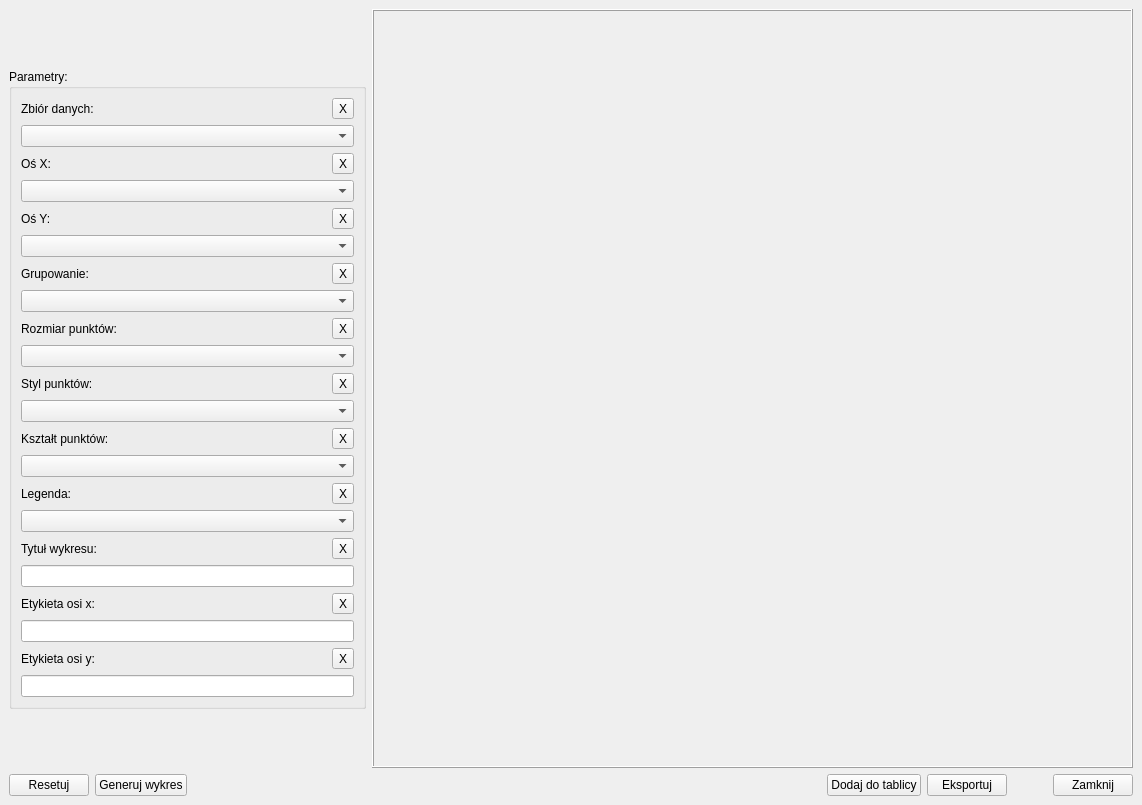
<?xml version="1.0" encoding="UTF-8"?>
<ui version="4.0">
 <class>MainWindow_Box_Plot</class>
 <widget class="QMainWindow" name="MainWindow_Box_Plot">
  <property name="windowModality">
   <enum>Qt::ApplicationModal</enum>
  </property>
  <property name="geometry">
   <rect>
    <x>0</x>
    <y>0</y>
    <width>1142</width>
    <height>805</height>
   </rect>
  </property>
  <property name="windowTitle">
   <string>Wykres pudełkowy</string>
  </property>
  <widget class="QWidget" name="centralwidget">
   <layout class="QVBoxLayout" name="verticalLayout_12">
    <item>
     <layout class="QHBoxLayout" name="horizontalLayout_2">
      <item>
       <layout class="QHBoxLayout" name="horizontalLayout">
        <item>
         <layout class="QVBoxLayout" name="verticalLayout_2">
          <item>
           <spacer name="verticalSpacer_2">
            <property name="orientation">
             <enum>Qt::Vertical</enum>
            </property>
            <property name="sizeHint" stdset="0">
             <size>
              <width>20</width>
              <height>40</height>
             </size>
            </property>
           </spacer>
          </item>
          <item>
           <widget class="QGroupBox" name="groupBox">
            <property name="sizePolicy">
             <sizepolicy hsizetype="Fixed" vsizetype="Fixed">
              <horstretch>0</horstretch>
              <verstretch>0</verstretch>
             </sizepolicy>
            </property>
            <property name="title">
             <string>Parametry:</string>
            </property>
            <layout class="QVBoxLayout" name="verticalLayout_13">
             <item>
              <layout class="QVBoxLayout" name="verticalLayout_3">
               <item>
                <layout class="QHBoxLayout" name="horizontalLayout_3">
                 <item>
                  <widget class="QLabel" name="label">
                   <property name="text">
                    <string>Zbiór danych:</string>
                   </property>
                  </widget>
                 </item>
                 <item>
                  <spacer name="horizontalSpacer">
                   <property name="orientation">
                    <enum>Qt::Horizontal</enum>
                   </property>
                   <property name="sizeHint" stdset="0">
                    <size>
                     <width>40</width>
                     <height>20</height>
                    </size>
                   </property>
                  </spacer>
                 </item>
                 <item>
                  <widget class="QToolButton" name="toolButton_Data">
                   <property name="text">
                    <string>X</string>
                   </property>
                  </widget>
                 </item>
                </layout>
               </item>
               <item>
                <widget class="QComboBox" name="comboBox_Data">
                 <property name="minimumSize">
                  <size>
                   <width>250</width>
                   <height>0</height>
                  </size>
                 </property>
                 <property name="placeholderText">
                  <string>Wybierz zbiór danych...</string>
                 </property>
                </widget>
               </item>
              </layout>
             </item>
             <item>
              <layout class="QVBoxLayout" name="verticalLayout">
               <item>
                <layout class="QHBoxLayout" name="horizontalLayout_4">
                 <item>
                  <widget class="QLabel" name="label_2">
                   <property name="text">
                    <string>Oś X:</string>
                   </property>
                  </widget>
                 </item>
                 <item>
                  <spacer name="horizontalSpacer_4">
                   <property name="orientation">
                    <enum>Qt::Horizontal</enum>
                   </property>
                   <property name="sizeHint" stdset="0">
                    <size>
                     <width>40</width>
                     <height>20</height>
                    </size>
                   </property>
                  </spacer>
                 </item>
                 <item>
                  <widget class="QToolButton" name="toolButton_X">
                   <property name="text">
                    <string>X</string>
                   </property>
                  </widget>
                 </item>
                </layout>
               </item>
               <item>
                <widget class="QComboBox" name="comboBox_X">
                 <property name="minimumSize">
                  <size>
                   <width>250</width>
                   <height>0</height>
                  </size>
                 </property>
                 <property name="placeholderText">
                  <string>Wybierz dane na osi x...</string>
                 </property>
                </widget>
               </item>
              </layout>
             </item>
             <item>
              <layout class="QVBoxLayout" name="verticalLayout_5">
               <item>
                <layout class="QHBoxLayout" name="horizontalLayout_5">
                 <item>
                  <widget class="QLabel" name="label_3">
                   <property name="text">
                    <string>Oś Y:</string>
                   </property>
                  </widget>
                 </item>
                 <item>
                  <spacer name="horizontalSpacer_5">
                   <property name="orientation">
                    <enum>Qt::Horizontal</enum>
                   </property>
                   <property name="sizeHint" stdset="0">
                    <size>
                     <width>40</width>
                     <height>20</height>
                    </size>
                   </property>
                  </spacer>
                 </item>
                 <item>
                  <widget class="QToolButton" name="toolButton_Y">
                   <property name="text">
                    <string>X</string>
                   </property>
                  </widget>
                 </item>
                </layout>
               </item>
               <item>
                <widget class="QComboBox" name="comboBox_Y">
                 <property name="minimumSize">
                  <size>
                   <width>250</width>
                   <height>0</height>
                  </size>
                 </property>
                 <property name="placeholderText">
                  <string>Wybierz dane na osi y...</string>
                 </property>
                </widget>
               </item>
              </layout>
             </item>
             <item>
              <layout class="QVBoxLayout" name="verticalLayout_6">
               <item>
                <layout class="QHBoxLayout" name="horizontalLayout_6">
                 <item>
                  <widget class="QLabel" name="label_4">
                   <property name="text">
                    <string>Grupowanie:</string>
                   </property>
                  </widget>
                 </item>
                 <item>
                  <spacer name="horizontalSpacer_6">
                   <property name="orientation">
                    <enum>Qt::Horizontal</enum>
                   </property>
                   <property name="sizeHint" stdset="0">
                    <size>
                     <width>40</width>
                     <height>20</height>
                    </size>
                   </property>
                  </spacer>
                 </item>
                 <item>
                  <widget class="QToolButton" name="toolButton_Hue">
                   <property name="text">
                    <string>X</string>
                   </property>
                  </widget>
                 </item>
                </layout>
               </item>
               <item>
                <widget class="QComboBox" name="comboBox_Hue">
                 <property name="minimumSize">
                  <size>
                   <width>250</width>
                   <height>0</height>
                  </size>
                 </property>
                 <property name="placeholderText">
                  <string>Wybierz dane według, których grupować...</string>
                 </property>
                </widget>
               </item>
              </layout>
             </item>
             <item>
              <layout class="QVBoxLayout" name="verticalLayout_7">
               <item>
                <layout class="QHBoxLayout" name="horizontalLayout_7">
                 <item>
                  <widget class="QLabel" name="label_5">
                   <property name="text">
                    <string>Rozmiar punktów:</string>
                   </property>
                  </widget>
                 </item>
                 <item>
                  <spacer name="horizontalSpacer_7">
                   <property name="orientation">
                    <enum>Qt::Horizontal</enum>
                   </property>
                   <property name="sizeHint" stdset="0">
                    <size>
                     <width>40</width>
                     <height>20</height>
                    </size>
                   </property>
                  </spacer>
                 </item>
                 <item>
                  <widget class="QToolButton" name="toolButton_Size">
                   <property name="text">
                    <string>X</string>
                   </property>
                  </widget>
                 </item>
                </layout>
               </item>
               <item>
                <widget class="QComboBox" name="comboBox_Size">
                 <property name="minimumSize">
                  <size>
                   <width>250</width>
                   <height>0</height>
                  </size>
                 </property>
                 <property name="placeholderText">
                  <string>Wybierz dane według, których ustalić rozmiar punktów...</string>
                 </property>
                </widget>
               </item>
              </layout>
             </item>
             <item>
              <layout class="QVBoxLayout" name="verticalLayout_15">
               <item>
                <layout class="QHBoxLayout" name="horizontalLayout_8">
                 <item>
                  <widget class="QLabel" name="label_6">
                   <property name="text">
                    <string>Styl punktów:</string>
                   </property>
                  </widget>
                 </item>
                 <item>
                  <spacer name="horizontalSpacer_8">
                   <property name="orientation">
                    <enum>Qt::Horizontal</enum>
                   </property>
                   <property name="sizeHint" stdset="0">
                    <size>
                     <width>40</width>
                     <height>20</height>
                    </size>
                   </property>
                  </spacer>
                 </item>
                 <item>
                  <widget class="QToolButton" name="toolButton_Style">
                   <property name="text">
                    <string>X</string>
                   </property>
                  </widget>
                 </item>
                </layout>
               </item>
               <item>
                <widget class="QComboBox" name="comboBox_Style">
                 <property name="minimumSize">
                  <size>
                   <width>250</width>
                   <height>0</height>
                  </size>
                 </property>
                 <property name="currentIndex">
                  <number>-1</number>
                 </property>
                 <property name="placeholderText">
                  <string>Wybierz styl punktów...</string>
                 </property>
                 <item>
                  <property name="text">
                   <string>deep</string>
                  </property>
                 </item>
                 <item>
                  <property name="text">
                   <string>muted</string>
                  </property>
                 </item>
                 <item>
                  <property name="text">
                   <string>bright</string>
                  </property>
                 </item>
                 <item>
                  <property name="text">
                   <string>pastel</string>
                  </property>
                 </item>
                 <item>
                  <property name="text">
                   <string>dark</string>
                  </property>
                 </item>
                 <item>
                  <property name="text">
                   <string>colorblind</string>
                  </property>
                 </item>
                 <item>
                  <property name="text">
                   <string>Reds</string>
                  </property>
                 </item>
                 <item>
                  <property name="text">
                   <string>Blues</string>
                  </property>
                 </item>
                 <item>
                  <property name="text">
                   <string>Greens</string>
                  </property>
                 </item>
                 <item>
                  <property name="text">
                   <string>Oranges</string>
                  </property>
                 </item>
                 <item>
                  <property name="text">
                   <string>Purples</string>
                  </property>
                 </item>
                 <item>
                  <property name="text">
                   <string>Greys</string>
                  </property>
                 </item>
                 <item>
                  <property name="text">
                   <string>Set1</string>
                  </property>
                 </item>
                 <item>
                  <property name="text">
                   <string>Set2</string>
                  </property>
                 </item>
                 <item>
                  <property name="text">
                   <string>Set3</string>
                  </property>
                 </item>
                </widget>
               </item>
               <item>
                <layout class="QVBoxLayout" name="verticalLayout_8">
                 <item>
                  <layout class="QHBoxLayout" name="horizontalLayout_9">
                   <item>
                    <widget class="QLabel" name="label_7">
                     <property name="text">
                      <string>Kształt punktów:</string>
                     </property>
                    </widget>
                   </item>
                   <item>
                    <spacer name="horizontalSpacer_9">
                     <property name="orientation">
                      <enum>Qt::Horizontal</enum>
                     </property>
                     <property name="sizeHint" stdset="0">
                      <size>
                       <width>40</width>
                       <height>20</height>
                      </size>
                     </property>
                    </spacer>
                   </item>
                   <item>
                    <widget class="QToolButton" name="toolButton_Markers">
                     <property name="text">
                      <string>X</string>
                     </property>
                    </widget>
                   </item>
                  </layout>
                 </item>
                 <item>
                  <widget class="QComboBox" name="comboBox_Markers">
                   <property name="minimumSize">
                    <size>
                     <width>250</width>
                     <height>0</height>
                    </size>
                   </property>
                   <property name="currentIndex">
                    <number>-1</number>
                   </property>
                   <property name="placeholderText">
                    <string>Wybierz kształt punktów...</string>
                   </property>
                   <item>
                    <property name="text">
                     <string>.</string>
                    </property>
                   </item>
                   <item>
                    <property name="text">
                     <string>,</string>
                    </property>
                   </item>
                   <item>
                    <property name="text">
                     <string>o</string>
                    </property>
                   </item>
                   <item>
                    <property name="text">
                     <string>v</string>
                    </property>
                   </item>
                   <item>
                    <property name="text">
                     <string>^</string>
                    </property>
                   </item>
                   <item>
                    <property name="text">
                     <string>&gt;</string>
                    </property>
                   </item>
                   <item>
                    <property name="text">
                     <string>&lt;</string>
                    </property>
                   </item>
                   <item>
                    <property name="text">
                     <string>+</string>
                    </property>
                   </item>
                   <item>
                    <property name="text">
                     <string>x</string>
                    </property>
                   </item>
                   <item>
                    <property name="text">
                     <string>s</string>
                    </property>
                   </item>
                   <item>
                    <property name="text">
                     <string>D</string>
                    </property>
                   </item>
                   <item>
                    <property name="text">
                     <string>-</string>
                    </property>
                   </item>
                   <item>
                    <property name="text">
                     <string>--</string>
                    </property>
                   </item>
                   <item>
                    <property name="text">
                     <string>|</string>
                    </property>
                   </item>
                   <item>
                    <property name="text">
                     <string>:</string>
                    </property>
                   </item>
                   <item>
                    <property name="text">
                     <string>*</string>
                    </property>
                   </item>
                   <item>
                    <property name="text">
                     <string>H</string>
                    </property>
                   </item>
                   <item>
                    <property name="text">
                     <string>X</string>
                    </property>
                   </item>
                  </widget>
                 </item>
                </layout>
               </item>
              </layout>
             </item>
             <item>
              <layout class="QVBoxLayout" name="verticalLayout_4">
               <item>
                <layout class="QHBoxLayout" name="horizontalLayout_10">
                 <item>
                  <widget class="QLabel" name="label_8">
                   <property name="text">
                    <string>Legenda:</string>
                   </property>
                  </widget>
                 </item>
                 <item>
                  <spacer name="horizontalSpacer_10">
                   <property name="orientation">
                    <enum>Qt::Horizontal</enum>
                   </property>
                   <property name="sizeHint" stdset="0">
                    <size>
                     <width>40</width>
                     <height>20</height>
                    </size>
                   </property>
                  </spacer>
                 </item>
                 <item>
                  <widget class="QToolButton" name="toolButton_Legend">
                   <property name="text">
                    <string>X</string>
                   </property>
                  </widget>
                 </item>
                </layout>
               </item>
               <item>
                <widget class="QComboBox" name="comboBox_Legend">
                 <property name="minimumSize">
                  <size>
                   <width>250</width>
                   <height>0</height>
                  </size>
                 </property>
                 <property name="currentIndex">
                  <number>-1</number>
                 </property>
                 <property name="placeholderText">
                  <string>Wybierz opcje wyświetlania legendy...</string>
                 </property>
                 <item>
                  <property name="text">
                   <string>auto</string>
                  </property>
                 </item>
                 <item>
                  <property name="text">
                   <string>brief</string>
                  </property>
                 </item>
                 <item>
                  <property name="text">
                   <string>full</string>
                  </property>
                 </item>
                 <item>
                  <property name="text">
                   <string>Brak</string>
                  </property>
                 </item>
                </widget>
               </item>
              </layout>
             </item>
             <item>
              <layout class="QVBoxLayout" name="verticalLayout_9">
               <item>
                <layout class="QHBoxLayout" name="horizontalLayout_12">
                 <item>
                  <widget class="QLabel" name="label_9">
                   <property name="text">
                    <string>Tytuł wykresu:</string>
                   </property>
                  </widget>
                 </item>
                 <item>
                  <spacer name="horizontalSpacer_11">
                   <property name="orientation">
                    <enum>Qt::Horizontal</enum>
                   </property>
                   <property name="sizeHint" stdset="0">
                    <size>
                     <width>40</width>
                     <height>20</height>
                    </size>
                   </property>
                  </spacer>
                 </item>
                 <item>
                  <widget class="QToolButton" name="toolButton_Title_Plot">
                   <property name="text">
                    <string>X</string>
                   </property>
                  </widget>
                 </item>
                </layout>
               </item>
               <item>
                <widget class="QLineEdit" name="lineEdit_Title_Plot"/>
               </item>
              </layout>
             </item>
             <item>
              <layout class="QVBoxLayout" name="verticalLayout_10">
               <item>
                <layout class="QHBoxLayout" name="horizontalLayout_13">
                 <item>
                  <widget class="QLabel" name="label_10">
                   <property name="text">
                    <string>Etykieta osi x:</string>
                   </property>
                  </widget>
                 </item>
                 <item>
                  <spacer name="horizontalSpacer_12">
                   <property name="orientation">
                    <enum>Qt::Horizontal</enum>
                   </property>
                   <property name="sizeHint" stdset="0">
                    <size>
                     <width>40</width>
                     <height>20</height>
                    </size>
                   </property>
                  </spacer>
                 </item>
                 <item>
                  <widget class="QToolButton" name="toolButton_Label_X">
                   <property name="text">
                    <string>X</string>
                   </property>
                  </widget>
                 </item>
                </layout>
               </item>
               <item>
                <widget class="QLineEdit" name="lineEdit_Label_X"/>
               </item>
              </layout>
             </item>
             <item>
              <layout class="QVBoxLayout" name="verticalLayout_11">
               <item>
                <layout class="QHBoxLayout" name="horizontalLayout_14">
                 <item>
                  <widget class="QLabel" name="label_11">
                   <property name="text">
                    <string>Etykieta osi y:</string>
                   </property>
                  </widget>
                 </item>
                 <item>
                  <spacer name="horizontalSpacer_13">
                   <property name="orientation">
                    <enum>Qt::Horizontal</enum>
                   </property>
                   <property name="sizeHint" stdset="0">
                    <size>
                     <width>40</width>
                     <height>20</height>
                    </size>
                   </property>
                  </spacer>
                 </item>
                 <item>
                  <widget class="QToolButton" name="toolButton_Label_Y">
                   <property name="text">
                    <string>X</string>
                   </property>
                  </widget>
                 </item>
                </layout>
               </item>
               <item>
                <widget class="QLineEdit" name="lineEdit_Label_Y"/>
               </item>
              </layout>
             </item>
            </layout>
           </widget>
          </item>
          <item>
           <spacer name="verticalSpacer">
            <property name="orientation">
             <enum>Qt::Vertical</enum>
            </property>
            <property name="sizeHint" stdset="0">
             <size>
              <width>20</width>
              <height>40</height>
             </size>
            </property>
           </spacer>
          </item>
         </layout>
        </item>
       </layout>
      </item>
      <item>
       <widget class="QFrame" name="frame">
        <property name="frameShape">
         <enum>QFrame::Box</enum>
        </property>
        <property name="frameShadow">
         <enum>QFrame::Raised</enum>
        </property>
        <layout class="QVBoxLayout" name="verticalLayout_14">
         <item>
          <widget class="QWidget" name="widget_Plot" native="true">
           <property name="sizePolicy">
            <sizepolicy hsizetype="Expanding" vsizetype="Expanding">
             <horstretch>0</horstretch>
             <verstretch>0</verstretch>
            </sizepolicy>
           </property>
          </widget>
         </item>
        </layout>
       </widget>
      </item>
     </layout>
    </item>
    <item>
     <layout class="QHBoxLayout" name="horizontalLayout_11">
      <item>
       <widget class="QPushButton" name="pushButton_Reset_Options">
        <property name="text">
         <string>Resetuj</string>
        </property>
       </widget>
      </item>
      <item>
       <widget class="QPushButton" name="pushButton_Generate_Plot">
        <property name="text">
         <string>Generuj wykres</string>
        </property>
       </widget>
      </item>
      <item>
       <spacer name="horizontalSpacer_2">
        <property name="orientation">
         <enum>Qt::Horizontal</enum>
        </property>
        <property name="sizeHint" stdset="0">
         <size>
          <width>40</width>
          <height>20</height>
         </size>
        </property>
       </spacer>
      </item>
      <item>
       <widget class="QPushButton" name="pushButton_Add_To_Board">
        <property name="text">
         <string>Dodaj do tablicy</string>
        </property>
       </widget>
      </item>
      <item>
       <widget class="QPushButton" name="pushButton_Export">
        <property name="text">
         <string>Eksportuj</string>
        </property>
       </widget>
      </item>
      <item>
       <spacer name="horizontalSpacer_3">
        <property name="orientation">
         <enum>Qt::Horizontal</enum>
        </property>
        <property name="sizeType">
         <enum>QSizePolicy::Fixed</enum>
        </property>
        <property name="sizeHint" stdset="0">
         <size>
          <width>40</width>
          <height>20</height>
         </size>
        </property>
       </spacer>
      </item>
      <item>
       <widget class="QPushButton" name="pushButton_Close">
        <property name="text">
         <string>Zamknij</string>
        </property>
       </widget>
      </item>
     </layout>
    </item>
   </layout>
  </widget>
 </widget>
 <resources/>
 <connections>
  <connection>
   <sender>pushButton_Close</sender>
   <signal>clicked()</signal>
   <receiver>MainWindow_Box_Plot</receiver>
   <slot>close()</slot>
   <hints>
    <hint type="sourcelabel">
     <x>1094</x>
     <y>782</y>
    </hint>
    <hint type="destinationlabel">
     <x>570</x>
     <y>402</y>
    </hint>
   </hints>
  </connection>
  <connection>
   <sender>toolButton_Data</sender>
   <signal>clicked()</signal>
   <receiver>comboBox_Data</receiver>
   <slot>clearEditText()</slot>
   <hints>
    <hint type="sourcelabel">
     <x>335</x>
     <y>79</y>
    </hint>
    <hint type="destinationlabel">
     <x>184</x>
     <y>108</y>
    </hint>
   </hints>
  </connection>
  <connection>
   <sender>toolButton_X</sender>
   <signal>clicked()</signal>
   <receiver>comboBox_X</receiver>
   <slot>clearEditText()</slot>
   <hints>
    <hint type="sourcelabel">
     <x>335</x>
     <y>139</y>
    </hint>
    <hint type="destinationlabel">
     <x>184</x>
     <y>168</y>
    </hint>
   </hints>
  </connection>
  <connection>
   <sender>toolButton_Y</sender>
   <signal>clicked()</signal>
   <receiver>comboBox_Y</receiver>
   <slot>clearEditText()</slot>
   <hints>
    <hint type="sourcelabel">
     <x>335</x>
     <y>199</y>
    </hint>
    <hint type="destinationlabel">
     <x>184</x>
     <y>228</y>
    </hint>
   </hints>
  </connection>
  <connection>
   <sender>toolButton_Hue</sender>
   <signal>clicked()</signal>
   <receiver>comboBox_Hue</receiver>
   <slot>clearEditText()</slot>
   <hints>
    <hint type="sourcelabel">
     <x>335</x>
     <y>259</y>
    </hint>
    <hint type="destinationlabel">
     <x>184</x>
     <y>288</y>
    </hint>
   </hints>
  </connection>
  <connection>
   <sender>toolButton_Title_Plot</sender>
   <signal>clicked()</signal>
   <receiver>lineEdit_Title_Plot</receiver>
   <slot>clear()</slot>
   <hints>
    <hint type="sourcelabel">
     <x>335</x>
     <y>559</y>
    </hint>
    <hint type="destinationlabel">
     <x>184</x>
     <y>588</y>
    </hint>
   </hints>
  </connection>
  <connection>
   <sender>toolButton_Style</sender>
   <signal>clicked()</signal>
   <receiver>comboBox_Style</receiver>
   <slot>clearEditText()</slot>
   <hints>
    <hint type="sourcelabel">
     <x>335</x>
     <y>379</y>
    </hint>
    <hint type="destinationlabel">
     <x>184</x>
     <y>408</y>
    </hint>
   </hints>
  </connection>
  <connection>
   <sender>toolButton_Size</sender>
   <signal>clicked()</signal>
   <receiver>comboBox_Size</receiver>
   <slot>clearEditText()</slot>
   <hints>
    <hint type="sourcelabel">
     <x>335</x>
     <y>319</y>
    </hint>
    <hint type="destinationlabel">
     <x>184</x>
     <y>348</y>
    </hint>
   </hints>
  </connection>
  <connection>
   <sender>toolButton_Markers</sender>
   <signal>clicked()</signal>
   <receiver>comboBox_Markers</receiver>
   <slot>clearEditText()</slot>
   <hints>
    <hint type="sourcelabel">
     <x>334</x>
     <y>438</y>
    </hint>
    <hint type="destinationlabel">
     <x>184</x>
     <y>467</y>
    </hint>
   </hints>
  </connection>
  <connection>
   <sender>toolButton_Label_X</sender>
   <signal>clicked()</signal>
   <receiver>lineEdit_Label_X</receiver>
   <slot>clear()</slot>
   <hints>
    <hint type="sourcelabel">
     <x>335</x>
     <y>619</y>
    </hint>
    <hint type="destinationlabel">
     <x>184</x>
     <y>648</y>
    </hint>
   </hints>
  </connection>
  <connection>
   <sender>toolButton_Legend</sender>
   <signal>clicked()</signal>
   <receiver>comboBox_Legend</receiver>
   <slot>clearEditText()</slot>
   <hints>
    <hint type="sourcelabel">
     <x>335</x>
     <y>499</y>
    </hint>
    <hint type="destinationlabel">
     <x>184</x>
     <y>528</y>
    </hint>
   </hints>
  </connection>
  <connection>
   <sender>toolButton_Label_Y</sender>
   <signal>clicked()</signal>
   <receiver>lineEdit_Label_Y</receiver>
   <slot>clear()</slot>
   <hints>
    <hint type="sourcelabel">
     <x>335</x>
     <y>679</y>
    </hint>
    <hint type="destinationlabel">
     <x>184</x>
     <y>708</y>
    </hint>
   </hints>
  </connection>
 </connections>
</ui>
